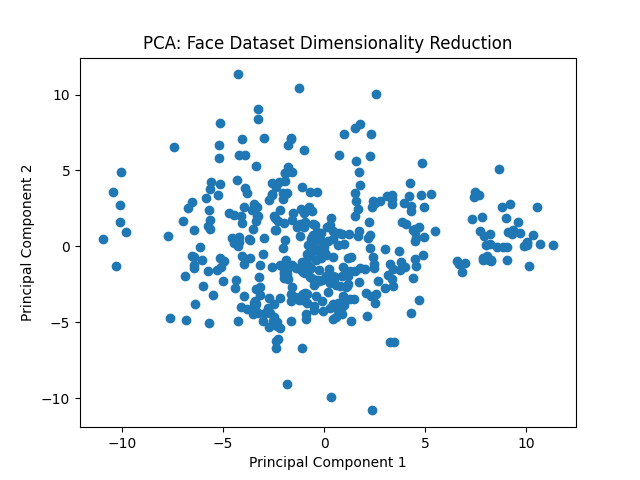

This figure's Python source:
import numpy as np
import matplotlib.pyplot as plt
from sklearn.datasets import fetch_olivetti_faces


# PCA implementation
class PCA:
    def __init__(self, n_components=2):
        self.n_components = n_components
        self.components = None
        self.mean = None

    def fit(self, X):
        # Center the data
        self.mean = np.mean(X, axis=0)
        X_centered = X - self.mean

        # Compute covariance matrix
        cov = np.cov(X_centered.T)

        # Eigen decomposition
        eigenvalues, eigenvectors = np.linalg.eigh(cov)
        idx = np.argsort(eigenvalues)[::-1]
        self.components = eigenvectors[:, idx[:self.n_components]]

    def transform(self, X):
        X_centered = X - self.mean
        return X_centered.dot(self.components)


# Main function
def main():
    # Load dataset
    data = fetch_olivetti_faces(shuffle=True, random_state=42)
    X = data.data

    # Train model
    model = PCA(n_components=2)
    model.fit(X)
    X_pca = model.transform(X)

    # Visualize
    plt.scatter(X_pca[:, 0], X_pca[:, 1], cmap='viridis')
    plt.xlabel('Principal Component 1')
    plt.ylabel('Principal Component 2')
    plt.title('PCA: Face Dataset Dimensionality Reduction')
    plt.show()


if __name__ == "__main__":
    main()
